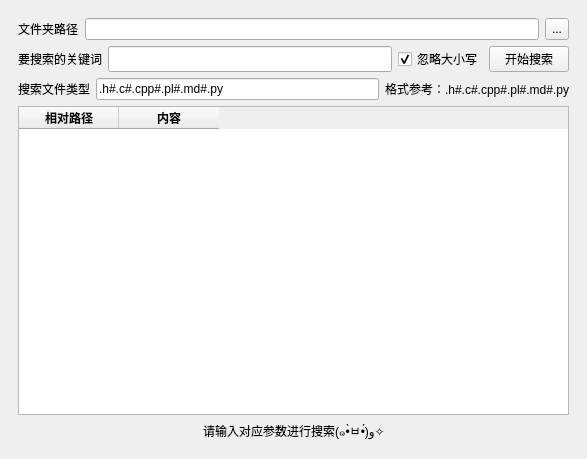
<?xml version="1.0" encoding="UTF-8"?>
<ui version="4.0">
 <class>MainWindow</class>
 <widget class="QMainWindow" name="MainWindow">
  <property name="geometry">
   <rect>
    <x>0</x>
    <y>0</y>
    <width>587</width>
    <height>459</height>
   </rect>
  </property>
  <property name="sizePolicy">
   <sizepolicy hsizetype="Expanding" vsizetype="Expanding">
    <horstretch>0</horstretch>
    <verstretch>0</verstretch>
   </sizepolicy>
  </property>
  <property name="windowTitle">
   <string extracomment="w@tch">文件内容搜索器</string>
  </property>
  <widget class="QWidget" name="centralwidget">
   <property name="sizePolicy">
    <sizepolicy hsizetype="Expanding" vsizetype="Expanding">
     <horstretch>0</horstretch>
     <verstretch>0</verstretch>
    </sizepolicy>
   </property>
   <property name="focusPolicy">
    <enum>Qt::NoFocus</enum>
   </property>
   <layout class="QVBoxLayout" name="verticalLayout_2">
    <item>
     <widget class="QWidget" name="widget" native="true">
      <property name="sizePolicy">
       <sizepolicy hsizetype="Expanding" vsizetype="Expanding">
        <horstretch>0</horstretch>
        <verstretch>0</verstretch>
       </sizepolicy>
      </property>
      <layout class="QVBoxLayout" name="verticalLayout">
       <item>
        <layout class="QHBoxLayout" name="horizontalLayout">
         <item>
          <widget class="QLabel" name="root_path_label">
           <property name="sizePolicy">
            <sizepolicy hsizetype="Preferred" vsizetype="Preferred">
             <horstretch>0</horstretch>
             <verstretch>0</verstretch>
            </sizepolicy>
           </property>
           <property name="text">
            <string>文件夹路径</string>
           </property>
          </widget>
         </item>
         <item>
          <widget class="QLineEdit" name="root_path_edit">
           <property name="sizePolicy">
            <sizepolicy hsizetype="Expanding" vsizetype="Preferred">
             <horstretch>0</horstretch>
             <verstretch>0</verstretch>
            </sizepolicy>
           </property>
          </widget>
         </item>
         <item>
          <widget class="QToolButton" name="root_path_button">
           <property name="sizePolicy">
            <sizepolicy hsizetype="Preferred" vsizetype="Preferred">
             <horstretch>0</horstretch>
             <verstretch>0</verstretch>
            </sizepolicy>
           </property>
           <property name="text">
            <string>...</string>
           </property>
          </widget>
         </item>
        </layout>
       </item>
       <item>
        <layout class="QHBoxLayout" name="horizontalLayout_2">
         <item>
          <widget class="QLabel" name="keyword_label">
           <property name="sizePolicy">
            <sizepolicy hsizetype="Preferred" vsizetype="Preferred">
             <horstretch>0</horstretch>
             <verstretch>0</verstretch>
            </sizepolicy>
           </property>
           <property name="text">
            <string>要搜索的关键词</string>
           </property>
          </widget>
         </item>
         <item>
          <widget class="QLineEdit" name="keyword_edit">
           <property name="sizePolicy">
            <sizepolicy hsizetype="Expanding" vsizetype="Preferred">
             <horstretch>0</horstretch>
             <verstretch>0</verstretch>
            </sizepolicy>
           </property>
          </widget>
         </item>
         <item>
          <widget class="QCheckBox" name="ignore_case_box">
           <property name="sizePolicy">
            <sizepolicy hsizetype="Fixed" vsizetype="Fixed">
             <horstretch>0</horstretch>
             <verstretch>0</verstretch>
            </sizepolicy>
           </property>
           <property name="text">
            <string>忽略大小写</string>
           </property>
           <property name="checked">
            <bool>true</bool>
           </property>
          </widget>
         </item>
         <item>
          <widget class="QPushButton" name="run_button">
           <property name="sizePolicy">
            <sizepolicy hsizetype="Preferred" vsizetype="Preferred">
             <horstretch>0</horstretch>
             <verstretch>0</verstretch>
            </sizepolicy>
           </property>
           <property name="text">
            <string>开始搜索</string>
           </property>
          </widget>
         </item>
        </layout>
       </item>
       <item>
        <layout class="QHBoxLayout" name="horizontalLayout_3">
         <item>
          <widget class="QLabel" name="file_type_label">
           <property name="sizePolicy">
            <sizepolicy hsizetype="Preferred" vsizetype="Preferred">
             <horstretch>0</horstretch>
             <verstretch>0</verstretch>
            </sizepolicy>
           </property>
           <property name="text">
            <string>搜索文件类型</string>
           </property>
          </widget>
         </item>
         <item>
          <widget class="QLineEdit" name="file_type_edit">
           <property name="sizePolicy">
            <sizepolicy hsizetype="Expanding" vsizetype="Preferred">
             <horstretch>0</horstretch>
             <verstretch>0</verstretch>
            </sizepolicy>
           </property>
           <property name="text">
            <string>.h#.c#.cpp#.pl#.md#.py</string>
           </property>
          </widget>
         </item>
         <item>
          <widget class="QLabel" name="file_type_example_label">
           <property name="sizePolicy">
            <sizepolicy hsizetype="Preferred" vsizetype="Preferred">
             <horstretch>0</horstretch>
             <verstretch>0</verstretch>
            </sizepolicy>
           </property>
           <property name="text">
            <string>格式参考：.h#.c#.cpp#.pl#.md#.py</string>
           </property>
          </widget>
         </item>
        </layout>
       </item>
       <item>
        <widget class="QTableWidget" name="result_table">
         <property name="sizePolicy">
          <sizepolicy hsizetype="Expanding" vsizetype="Expanding">
           <horstretch>0</horstretch>
           <verstretch>0</verstretch>
          </sizepolicy>
         </property>
         <column>
          <property name="text">
           <string>相对路径</string>
          </property>
          <property name="font">
           <font>
            <weight>75</weight>
            <bold>true</bold>
           </font>
          </property>
          <property name="textAlignment">
           <set>AlignCenter</set>
          </property>
         </column>
         <column>
          <property name="text">
           <string>内容</string>
          </property>
          <property name="font">
           <font>
            <weight>75</weight>
            <bold>true</bold>
           </font>
          </property>
          <property name="textAlignment">
           <set>AlignCenter</set>
          </property>
         </column>
        </widget>
       </item>
       <item>
        <layout class="QHBoxLayout" name="horizontalLayout_4">
         <item>
          <spacer name="horizontalSpacer">
           <property name="orientation">
            <enum>Qt::Horizontal</enum>
           </property>
           <property name="sizeHint" stdset="0">
            <size>
             <width>40</width>
             <height>20</height>
            </size>
           </property>
          </spacer>
         </item>
         <item>
          <widget class="QLabel" name="state_label">
           <property name="sizePolicy">
            <sizepolicy hsizetype="Preferred" vsizetype="Preferred">
             <horstretch>0</horstretch>
             <verstretch>0</verstretch>
            </sizepolicy>
           </property>
           <property name="text">
            <string>请输入对应参数进行搜索(๑•̀ㅂ•́)و✧</string>
           </property>
           <property name="alignment">
            <set>Qt::AlignCenter</set>
           </property>
          </widget>
         </item>
         <item>
          <spacer name="horizontalSpacer_2">
           <property name="orientation">
            <enum>Qt::Horizontal</enum>
           </property>
           <property name="sizeHint" stdset="0">
            <size>
             <width>40</width>
             <height>20</height>
            </size>
           </property>
          </spacer>
         </item>
        </layout>
       </item>
      </layout>
     </widget>
    </item>
   </layout>
  </widget>
 </widget>
 <tabstops>
  <tabstop>root_path_edit</tabstop>
  <tabstop>root_path_button</tabstop>
  <tabstop>keyword_edit</tabstop>
  <tabstop>ignore_case_box</tabstop>
  <tabstop>file_type_edit</tabstop>
  <tabstop>run_button</tabstop>
 </tabstops>
 <resources/>
 <connections>
  <connection>
   <sender>root_path_button</sender>
   <signal>clicked()</signal>
   <receiver>MainWindow</receiver>
   <slot>input_search_path()</slot>
   <hints>
    <hint type="sourcelabel">
     <x>555</x>
     <y>43</y>
    </hint>
    <hint type="destinationlabel">
     <x>565</x>
     <y>5</y>
    </hint>
   </hints>
  </connection>
  <connection>
   <sender>run_button</sender>
   <signal>clicked()</signal>
   <receiver>MainWindow</receiver>
   <slot>run()</slot>
   <hints>
    <hint type="sourcelabel">
     <x>523</x>
     <y>74</y>
    </hint>
    <hint type="destinationlabel">
     <x>576</x>
     <y>123</y>
    </hint>
   </hints>
  </connection>
 </connections>
 <slots>
  <slot>input_search_path()</slot>
  <slot>ignore_case(bool)</slot>
  <slot>run()</slot>
 </slots>
</ui>
